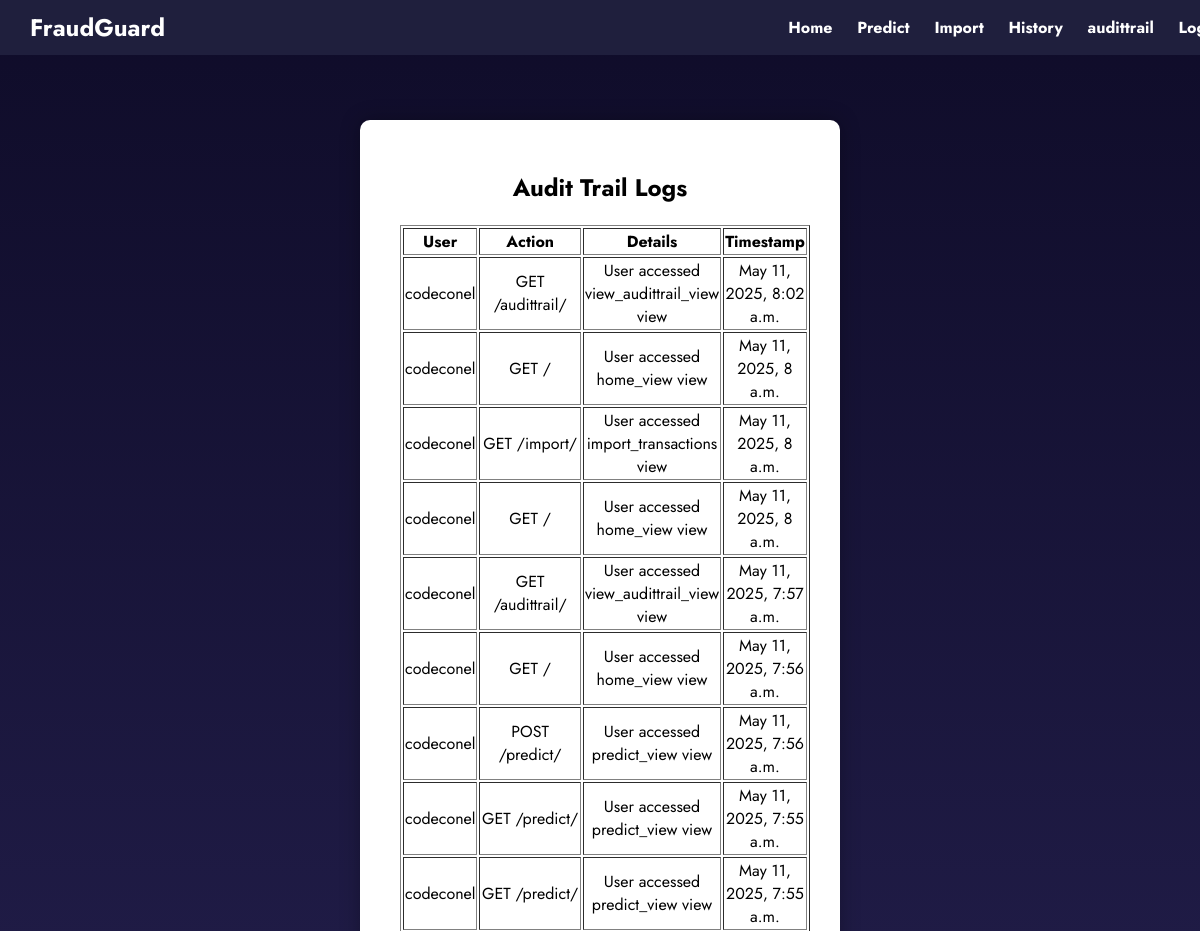
/audittrail/ (upper part), run on an earlier commit of the app's database.
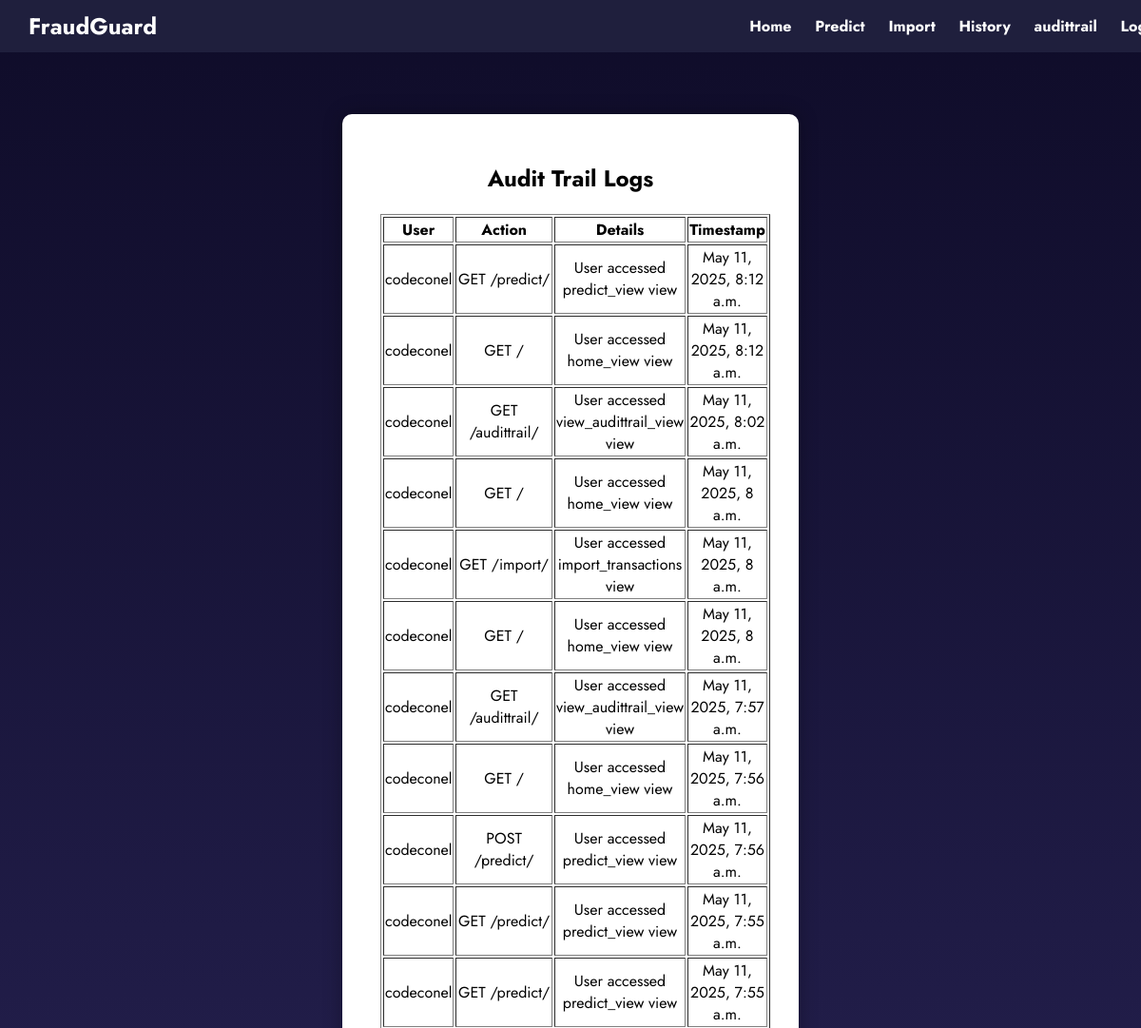
And on a later commit of the database.
### predictor/models.py (models this page shows, shortened)
class AuditTrail(models.Model):
    user = models.ForeignKey(User, on_delete=models.CASCADE)
    action = models.CharField(max_length=255)
    timestamp = models.DateTimeField(default=now)
    details = models.TextField(blank=True)

### predictor/views.py (the view)
# urls.py: path('audittrail/', views.view_audittrail_view, name='audittrail'),
def view_audittrail_view(request):
    logs = AuditTrail.objects.all().order_by('-timestamp')  # Latest first
    return render(request, 'predictor/audittrail.html', {'logs': logs})

### predictor/context_processors.py (called while the page is built)
def notification_count(request):
    if request.user.is_authenticated:
        unread_count = Notification.objects.filter(is_read=False).count()
        return {'unread_notifications_count': unread_count}
    return {'unread_notifications_count': 0}

### predictor/templates/predictor/audittrail.html (shortened to what this page needs)
<!DOCTYPE html>
<html>
<head>
</head>
<body>
<div class="navbar">
    <div class="logo">FraudGuard</div>
    <div class="nav-links">
        <a href="{% url 'home' %}">Home</a>
        <a href="{% url 'predict' %}">Predict</a>
        <a href="{% url 'import' %}">Import</a>
        <a href="{% url 'transaction_list' %}">History</a>
        <a href="{% url 'audittrail' %}">audittrail</a>
        <a href="{% url 'logout' %}">Logout</a>
    </div>
</div>
<div class="container">
    <h2>Audit Trail Logs</h2>
    <table border="1">
        <thead>
            <tr>
                <th>User</th>
                <th>Action</th>
                <th>Details</th>
                <th>Timestamp</th>
            </tr>
        </thead>
        <tbody>
            {% for log in logs %}
            <tr>
                <td>{{ log.user.username }}</td>
                <td>{{ log.action }}</td>
                <td>{{ log.details }}</td>
                <td>{{ log.timestamp }}</td>
            </tr>
            {% empty %}
            <tr>
                <td colspan="4">No audit logs found.</td>
            </tr>
            {% endfor %}
        </tbody>
    </table>
</div>

### predictor/templates/predictor/audittrail.html (style rules this page uses)
body { margin: 0; padding: 0; font-family: 'Jost', sans-serif; background: linear-gradient(to bottom, #0f0c29, #302b63, #24243e); display: flex; flex-direction: column; align-items: center; min-height: 100vh; color: #fff; }
.navbar { width: 100%; background-color: #1f1f3d; padding: 10px 30px; display: flex; justify-content: space-between; align-items: center; position: fixed; top: 0; left: 0; right: 0; z-index: 1000; }
.navbar .logo { font-size: 1.5em; font-weight: bold; color: #fff; }
.navbar .nav-links a { color: #fff; text-decoration: none; margin-left: 20px; font-weight: bold; }
.container { background: #ffffff; padding: 30px 40px; border-radius: 10px; box-shadow: 0 0 20px rgba(0, 0, 0, 0.3); color: #000; text-align: center; width: 400px; margin-top: 120px; }
h2 { margin-bottom: 20px; }

What changed in the data, as far as the page shows it:
added AuditTrail: user.username "codeconel", action "GET /predict/", details "User accessed predict_view view", timestamp "May 11, 2025, 8:12 a.m."
added AuditTrail: user.username "codeconel", action "GET /", details "User accessed home_view view", timestamp "May 11, 2025, 8:12 a.m."
